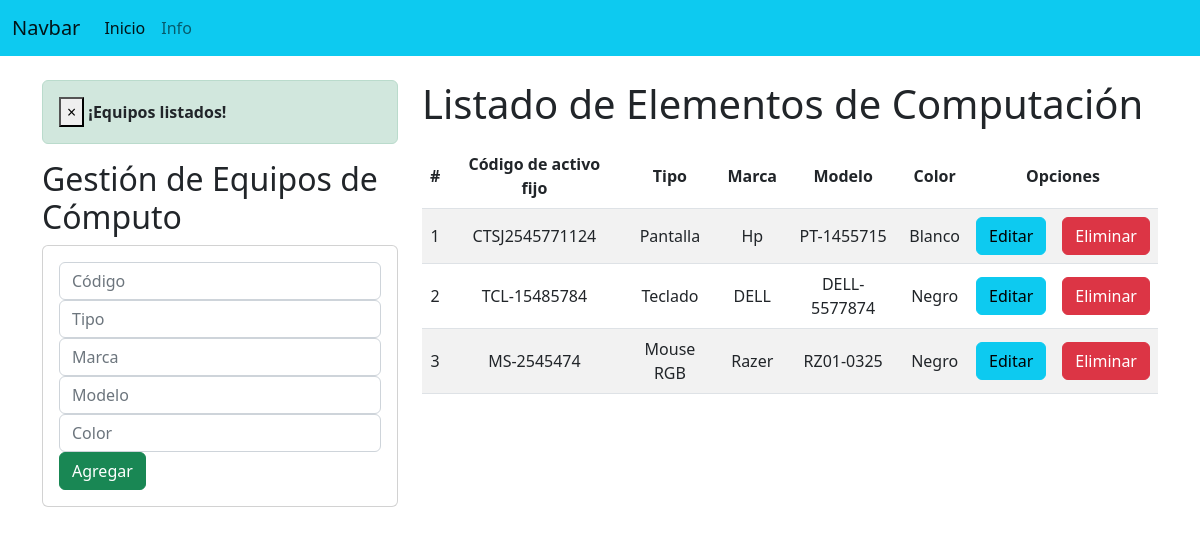
The page / on the database its author committed.
### Aplicaciones/Inventario/models.py (models this page shows, shortened)
class EquiposComputo(models.Model):
    codigo_activo_fijo = models.CharField(primary_key=True, max_length=30)
    tipo = models.CharField(max_length=20)
    marca = models.CharField(max_length=20)
    modelo = models.CharField(max_length=30)
    color = models.CharField(max_length=20)

### Aplicaciones/Inventario/views.py (the view)
# urls.py: path('', views.home),
def home(request):
    equipos = EquiposComputo.objects.all()
    messages.success(request, '¡Equipos listados!')
    return render(request, "gestionEquipos.html", {"equipos": equipos})

### Aplicaciones/Inventario/templates/gestionEquipos.html (shortened to what this page needs)
{% extends "./base.html" %}
{% block body %}
<div class="row">
    <div class="col-sm-12 col-md-6 col-lg-4 col-xl-4">
        {% if messages %}
        {% for message in messages %}
        <div class="alert alert-dismissible alert-success">
            <button type="button" class="close" data-dismiss="alert">&times;</button>
            <strong class="text-dark">{{ message }}</strong>
        </div>
        {% endfor %}
        {% endif %}
        <h2>Gestión de Equipos de Cómputo</h2>
        <div class="card">
            <div class="card-body">
                <form action="/registrarEquipo/" method="POST">{% csrf_token %}
                    <div class="form-group">
                        <input type="text" id="txtCodigo" name="txtCodigo" class="form-control" placeholder="Código"
                               minlength="1" maxlength="30" required>
                    </div>
                    <div class="form-group">
                        <input type="text" id="txtTipo" name="txtTipo" class="form-control" placeholder="Tipo"
                               minlength="1" maxlength="20" required>
                    </div>
                    <div class="form-group">
                        <input type="text" id="txtMarca" name="txtMarca" class="form-control" placeholder="Marca"
                               minlength="1" maxlength="20" required>
                    </div>
                    <div class="form-group">
                        <input type="text" id="txtModelo" name="txtModelo" class="form-control" placeholder="Modelo"
                               minlength="1" maxlength="30" required>
                    </div>
                    <div class="form-group">
                        <input type="text" id="txtColor" name="txtColor" class="form-control" placeholder="Color"
                           minlength="1" maxlength="20" required>
                    </div>
                    <div class="form-group">
                        <button type="submit" class="btn btn-success btn-block text-white">Agregar</button>
                    </div>
                </form>
            </div>
        </div>
    </div>
    <div class="col-sm-12 col-md-6 col-lg-8 col-xl-8">
        <h1>Listado de Elementos de Computación</h1>
        <div class="table-responsive py-2">
            <table class="table table-striped">
                <thead>
                    <tr>
                        <th>#</th>
                        <th>Código de activo fijo</th>
                        <th>Tipo</th>
                        <th>Marca</th>
                        <th>Modelo</th>
                        <th>Color</th>
                        <th colspan="2">Opciones</th>
                    </tr>
                </thead>
                <tbody>
                    {% for c in equipos %}
                    <tr>
                        <td>{{forloop.counter}}</td>
                        <td>{{c.codigo_activo_fijo}}</td>
                        <td>{{c.tipo}}</td>
                        <td>{{c.marca}}</td>
                        <td>{{c.modelo}}</td>
                        <td>{{c.color}}</td>
                        <td><a href="edicionEquipo/{{c.codigo_activo_fijo}}" class="btn btn-info">Editar</a></td>
                        <td><a href="eliminacionEquipo/{{c.codigo_activo_fijo}}" class="btn btn-danger btnEliminacion">Eliminar</a></td>
                    </tr>
                    {% endfor %}
                </tbody>
            </table>
        </div>
    </div>
</div>
{% endblock %}

### Aplicaciones/Inventario/templates/base.html (shortened to what this page needs)
<!doctype html>
<html lang="en">
<head>
    {% load static %}
    <link href="https://cdn.jsdelivr.net/npm/bootstrap@5.2.3/dist/css/bootstrap.min.css" rel="stylesheet"
>
    <link rel="stylesheet" href="{% static 'css/gestionEquipos.css' %}">
</head>
<body>
    <nav class="navbar navbar-expand-lg bg-info">
      <div class="container-fluid">
        <a class="navbar-brand" href="#">Navbar</a>
        <div class="collapse navbar-collapse" id="navbarNav">
          <ul class="navbar-nav">
            <li class="nav-item">
              <a class="nav-link active" aria-current="page" href="#">Inicio</a>
            </li>
            <li class="nav-item">
              <a class="nav-link" href="#">Info</a>
            </li>
          </ul>
        </div>
      </div>
    </nav>
    <div class="container py-4">
        {% block body %}
        {% endblock %}
    </div>
</body>
</html>

### Aplicaciones/Inventario/static/css/gestionEquipos.css (style rules this page uses)
th, td { text-align: center; vertical-align: middle; }

### rows shown on the page
EquiposComputo: codigo_activo_fijo "CTSJ2545771124", tipo "Pantalla", marca "Hp", modelo "PT-1455715", color "Blanco"
EquiposComputo: codigo_activo_fijo "TCL-15485784", tipo "Teclado", marca "DELL", modelo "DELL-5577874", color "Negro"
EquiposComputo: codigo_activo_fijo "MS-2545474", tipo "Mouse RGB", marca "Razer", modelo "RZ01-0325", color "Negro"

### other values the page prints
{{ message }} "¡Equipos listados!"
